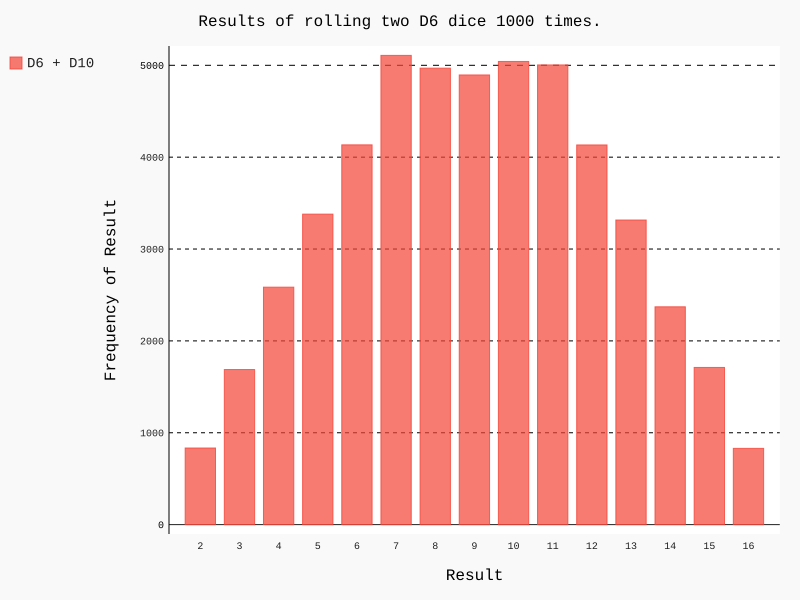

This figure's Python source:
import pygal

from die import Die

# Cria dois dados D6
die_1 = Die()
die_2 = Die(10)

# Faz alguns lançamentos e armazena os resultados em uma lista
results = []
for roll_num in range(50000):
    result = die_1.roll() + die_2.roll()
    results.append(result)

# Analisa os resultados
frequencies = []
max_result = die_1.num_sides + die_2.num_sides
for value in range(2, max_result+1):
    frequency = results.count(value)
    frequencies.append(frequency)

# Visualiza os resultados
hist = pygal.Bar()

hist.title = "Results of rolling two D6 dice 1000 times."
hist.x_labels = ['2', '3', '4', '5', '6', '7', '8', '9', '10', '11', '12', '13', '14', '15', '16']
hist.x_title = "Result"
hist.y_title = "Frequency of Result"

hist.add('D6 + D10', frequencies)
hist.render_to_file('dice_visual.svg')
